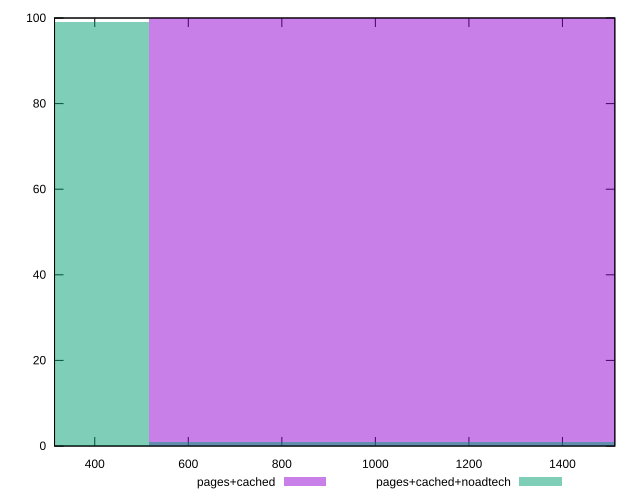

Write the gnuplot code that produced this figure.
reset

$pagesCached <<EOF
1032.2714352456642 100
EOF

$pagesCachedNoadtech <<EOF
1032.2714352456642 1
0 99
EOF

set key outside below
set boxwidth 1032.2714352456642
set xrange [314:1512]
set yrange [0:100]
set trange [0:100]
set style fill transparent solid 0.5 noborder
set terminal svg size 640, 500 enhanced background rgb 'white'
set output "report_00018_2021-02-10T15-25-16.877Z/render-blocking-resources/comparison/histogram/1_vs_2.svg"

plot $pagesCached title "pages+cached" with boxes, \
     $pagesCachedNoadtech title "pages+cached+noadtech" with boxes

reset
